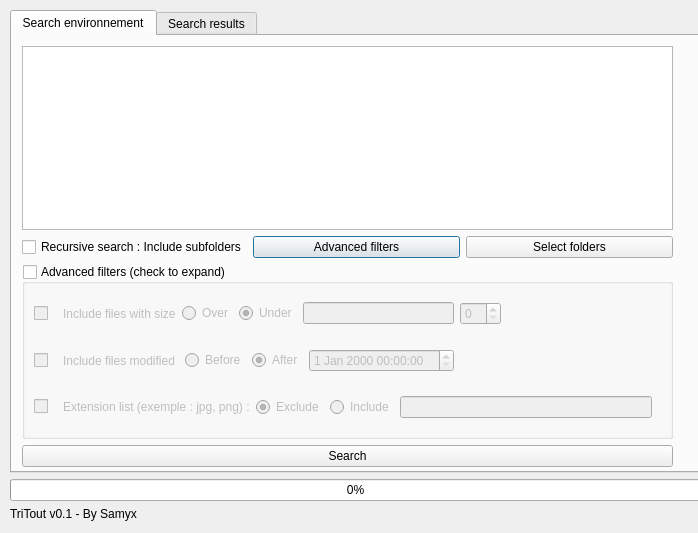
<?xml version="1.0" encoding="UTF-8"?>
<ui version="4.0">
 <class>Dialog</class>
 <widget class="QDialog" name="Dialog">
  <property name="geometry">
   <rect>
    <x>0</x>
    <y>0</y>
    <width>698</width>
    <height>533</height>
   </rect>
  </property>
  <property name="windowTitle">
   <string>TriTout v0.1</string>
  </property>
  <widget class="QWidget" name="verticalLayoutWidget_2">
   <property name="geometry">
    <rect>
     <x>10</x>
     <y>10</y>
     <width>691</width>
     <height>511</height>
    </rect>
   </property>
   <layout class="QVBoxLayout" name="verticalLayout_2">
    <property name="sizeConstraint">
     <enum>QLayout::SetDefaultConstraint</enum>
    </property>
    <item>
     <widget class="QTabWidget" name="tabView">
      <property name="enabled">
       <bool>true</bool>
      </property>
      <property name="currentIndex">
       <number>0</number>
      </property>
      <widget class="QWidget" name="searchTab">
       <attribute name="title">
        <string>Search environnement</string>
       </attribute>
       <widget class="QWidget" name="verticalLayoutWidget">
        <property name="geometry">
         <rect>
          <x>10</x>
          <y>10</y>
          <width>651</width>
          <height>421</height>
         </rect>
        </property>
        <layout class="QVBoxLayout" name="verticalLayout">
         <property name="sizeConstraint">
          <enum>QLayout::SetMaximumSize</enum>
         </property>
         <item>
          <widget class="QListWidget" name="folderListWidget">
           <property name="enabled">
            <bool>true</bool>
           </property>
          </widget>
         </item>
         <item>
          <layout class="QHBoxLayout" name="horizontalLayout_2">
           <item>
            <widget class="QCheckBox" name="recursiveBox">
             <property name="text">
              <string>Recursive search : Include subfolders</string>
             </property>
            </widget>
           </item>
           <item>
            <widget class="QPushButton" name="advFilterBtn">
             <property name="text">
              <string>Advanced filters</string>
             </property>
            </widget>
           </item>
           <item>
            <widget class="QPushButton" name="selectFolderBtn">
             <property name="text">
              <string>Select folders</string>
             </property>
            </widget>
           </item>
          </layout>
         </item>
         <item>
          <widget class="QGroupBox" name="advFiltersGroupBox">
           <property name="enabled">
            <bool>true</bool>
           </property>
           <property name="title">
            <string>Advanced filters (check to expand)</string>
           </property>
           <property name="checkable">
            <bool>true</bool>
           </property>
           <property name="checked">
            <bool>false</bool>
           </property>
           <layout class="QVBoxLayout" name="verticalLayout_7">
            <item>
             <layout class="QHBoxLayout" name="horizontalLayout_7">
              <item>
               <widget class="QCheckBox" name="sizeFilterBox">
                <property name="enabled">
                 <bool>false</bool>
                </property>
                <property name="text">
                 <string/>
                </property>
               </widget>
              </item>
              <item>
               <widget class="QWidget" name="filesizeLayout" native="true">
                <property name="enabled">
                 <bool>false</bool>
                </property>
                <layout class="QHBoxLayout" name="horizontalLayout_9">
                 <item>
                  <widget class="QLabel" name="label_6">
                   <property name="text">
                    <string>Include files with size</string>
                   </property>
                  </widget>
                 </item>
                 <item>
                  <widget class="QRadioButton" name="sizeOverRadio">
                   <property name="text">
                    <string>Over</string>
                   </property>
                  </widget>
                 </item>
                 <item>
                  <widget class="QRadioButton" name="sizeUnderRadio">
                   <property name="text">
                    <string>Under</string>
                   </property>
                   <property name="checked">
                    <bool>true</bool>
                   </property>
                  </widget>
                 </item>
                 <item>
                  <widget class="QLineEdit" name="fileSizeTextEdit"/>
                 </item>
                 <item>
                  <widget class="QSpinBox" name="spinBox"/>
                 </item>
                 <item>
                  <spacer name="horizontalSpacer_3">
                   <property name="orientation">
                    <enum>Qt::Horizontal</enum>
                   </property>
                   <property name="sizeHint" stdset="0">
                    <size>
                     <width>40</width>
                     <height>20</height>
                    </size>
                   </property>
                  </spacer>
                 </item>
                </layout>
               </widget>
              </item>
             </layout>
            </item>
            <item>
             <layout class="QHBoxLayout" name="horizontalLayout_6">
              <item>
               <widget class="QCheckBox" name="modifFilterBox">
                <property name="enabled">
                 <bool>false</bool>
                </property>
                <property name="text">
                 <string/>
                </property>
               </widget>
              </item>
              <item>
               <widget class="QWidget" name="modifdateLayout" native="true">
                <property name="enabled">
                 <bool>false</bool>
                </property>
                <layout class="QHBoxLayout" name="horizontalLayout_8">
                 <item>
                  <widget class="QLabel" name="label_5">
                   <property name="text">
                    <string>Include files modified </string>
                   </property>
                  </widget>
                 </item>
                 <item>
                  <widget class="QRadioButton" name="modifAfterRadio">
                   <property name="text">
                    <string>Before</string>
                   </property>
                  </widget>
                 </item>
                 <item>
                  <widget class="QRadioButton" name="modifBeforeRadio">
                   <property name="text">
                    <string>After</string>
                   </property>
                   <property name="checked">
                    <bool>true</bool>
                   </property>
                  </widget>
                 </item>
                 <item>
                  <widget class="QDateTimeEdit" name="modifTimePicker"/>
                 </item>
                 <item>
                  <spacer name="horizontalSpacer_2">
                   <property name="orientation">
                    <enum>Qt::Horizontal</enum>
                   </property>
                   <property name="sizeHint" stdset="0">
                    <size>
                     <width>40</width>
                     <height>20</height>
                    </size>
                   </property>
                  </spacer>
                 </item>
                </layout>
               </widget>
              </item>
             </layout>
            </item>
            <item>
             <layout class="QHBoxLayout" name="horizontalLayout_3">
              <item>
               <widget class="QCheckBox" name="extFilterBox">
                <property name="text">
                 <string/>
                </property>
               </widget>
              </item>
              <item>
               <widget class="QWidget" name="extLayout" native="true">
                <property name="enabled">
                 <bool>false</bool>
                </property>
                <layout class="QHBoxLayout" name="horizontalLayout_5">
                 <item>
                  <widget class="QLabel" name="label_2">
                   <property name="enabled">
                    <bool>false</bool>
                   </property>
                   <property name="text">
                    <string>Extension list (exemple : jpg, png) :</string>
                   </property>
                  </widget>
                 </item>
                 <item>
                  <widget class="QRadioButton" name="excludeExtRadio">
                   <property name="text">
                    <string>Exclude</string>
                   </property>
                   <property name="checked">
                    <bool>true</bool>
                   </property>
                  </widget>
                 </item>
                 <item>
                  <widget class="QRadioButton" name="includeExtRadio">
                   <property name="text">
                    <string>Include</string>
                   </property>
                  </widget>
                 </item>
                 <item>
                  <widget class="QLineEdit" name="extInput">
                   <property name="enabled">
                    <bool>false</bool>
                   </property>
                   <property name="inputMask">
                    <string/>
                   </property>
                   <property name="text">
                    <string/>
                   </property>
                  </widget>
                 </item>
                </layout>
               </widget>
              </item>
             </layout>
            </item>
           </layout>
          </widget>
         </item>
         <item>
          <widget class="QPushButton" name="searchBtn">
           <property name="text">
            <string>Search</string>
           </property>
          </widget>
         </item>
        </layout>
       </widget>
      </widget>
      <widget class="QWidget" name="duplicateTab">
       <property name="enabled">
        <bool>false</bool>
       </property>
       <attribute name="title">
        <string>Search results</string>
       </attribute>
       <widget class="QWidget" name="verticalLayoutWidget_3">
        <property name="geometry">
         <rect>
          <x>10</x>
          <y>10</y>
          <width>661</width>
          <height>421</height>
         </rect>
        </property>
        <layout class="QVBoxLayout" name="verticalLayout_4">
         <item>
          <widget class="QLabel" name="label">
           <property name="text">
            <string>Duplicate list :</string>
           </property>
          </widget>
         </item>
         <item>
          <widget class="QListWidget" name="duplicateListWidget"/>
         </item>
         <item>
          <spacer name="verticalSpacer">
           <property name="orientation">
            <enum>Qt::Vertical</enum>
           </property>
           <property name="sizeHint" stdset="0">
            <size>
             <width>20</width>
             <height>40</height>
            </size>
           </property>
          </spacer>
         </item>
         <item>
          <widget class="QLabel" name="label_4">
           <property name="text">
            <string>Folder order to delete duplicated files (double clic on a folder on the upper list to add it):</string>
           </property>
          </widget>
         </item>
         <item>
          <widget class="QListWidget" name="folderOrderListWidget"/>
         </item>
         <item>
          <layout class="QHBoxLayout" name="horizontalLayout_4">
           <item>
            <widget class="QPushButton" name="rankDelBtn">
             <property name="text">
              <string>Delete</string>
             </property>
             <property name="checkable">
              <bool>false</bool>
             </property>
            </widget>
           </item>
           <item>
            <widget class="QPushButton" name="rankUpBtn">
             <property name="text">
              <string>Up</string>
             </property>
            </widget>
           </item>
           <item>
            <widget class="QPushButton" name="rankDownBtn">
             <property name="text">
              <string>Down</string>
             </property>
            </widget>
           </item>
           <item>
            <spacer name="horizontalSpacer">
             <property name="orientation">
              <enum>Qt::Horizontal</enum>
             </property>
             <property name="sizeHint" stdset="0">
              <size>
               <width>40</width>
               <height>20</height>
              </size>
             </property>
            </spacer>
           </item>
           <item>
            <widget class="QPushButton" name="updFolderOrderBtn">
             <property name="text">
              <string>Update</string>
             </property>
            </widget>
           </item>
          </layout>
         </item>
         <item>
          <widget class="QPushButton" name="cleanBtn">
           <property name="text">
            <string>Clean !</string>
           </property>
          </widget>
         </item>
        </layout>
       </widget>
      </widget>
     </widget>
    </item>
    <item>
     <widget class="QProgressBar" name="progressBar">
      <property name="value">
       <number>0</number>
      </property>
      <property name="textVisible">
       <bool>true</bool>
      </property>
     </widget>
    </item>
    <item>
     <widget class="QLabel" name="label_3">
      <property name="text">
       <string>TriTout v0.1 - By Samyx</string>
      </property>
     </widget>
    </item>
   </layout>
  </widget>
 </widget>
 <resources/>
 <connections/>
</ui>
